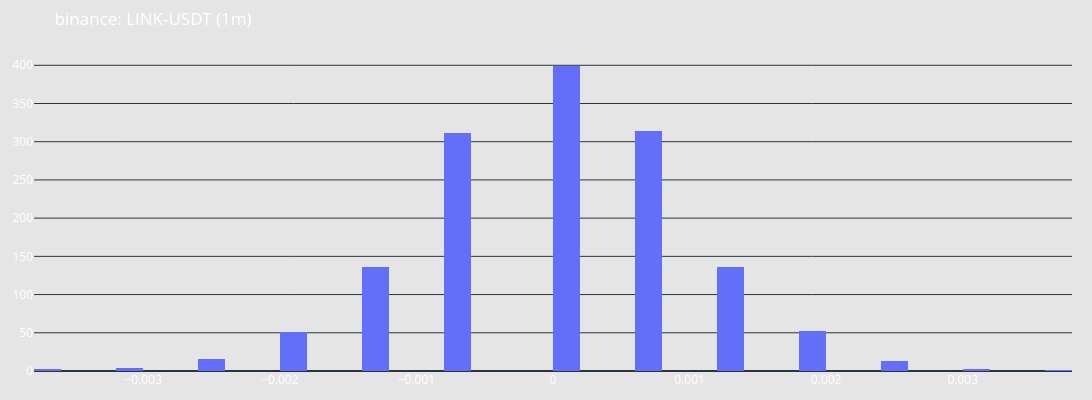

The cell this chart's notebook holds for it:
### Code cell
candles.plot(type="returns", height=400, width=1200)

### Figure 1 — Plotly figure (JSON) as saved in the notebook; plotly's stock layout.template omitted (floating-point values rounded to 4 significant figures; data arrays with more than 128 entries replaced by an {"elided": "..."} marker saying what was removed)
{"data": [{"nbinsx": 50, "type": "histogram", "x": {"elided": "1439 float values"}}], "layout": {"font": {"color": "white", "size": 12}, "height": 400, "hovermode": "x unified", "margin": {"b": 20, "l": 20, "r": 20, "t": 50}, "paper_bgcolor": "rgba(0, 0, 0, 0.1)", "plot_bgcolor": "rgba(0, 0, 0, 0)", "showlegend": false, "title": {"text": "binance: LINK-USDT (1m)"}, "width": 1200, "xaxis": {"rangeslider": {"visible": false}}}}
